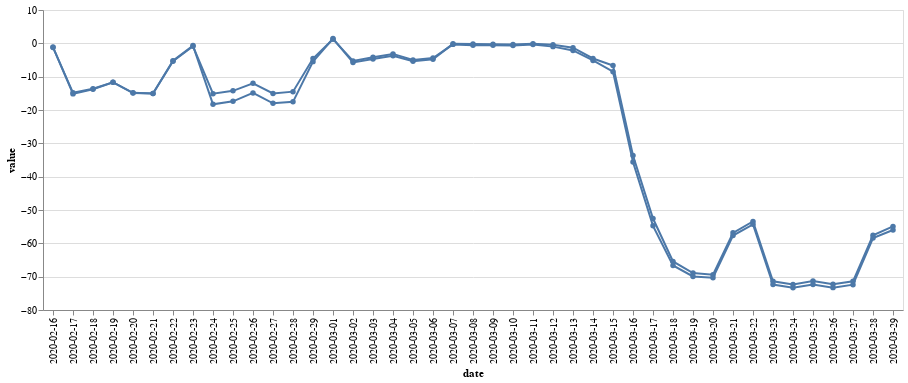

The cell this chart's notebook holds for it:
### Code cell
import altair as alt

# alt.themes.enable('dark')

country = "France"
category = "workplace"
subset = df.query('country == @country and category == @category')
chart_data = subset.groupby(['date'])['value'].mean().reset_index()
(alt.Chart(chart_data)
 .mark_line(point=True)
 .encode(x='date', y='value')
 +
 alt.Chart(subset.query('region == "total"'))
 .mark_line(point=True)
 .encode(x='date', y='value')
)

### Figure 1 — Vega-Lite specification as saved in the notebook (floating-point values rounded to 4 significant figures)
{"config": {"view": {"continuousWidth": 400, "continuousHeight": 300}}, "layer": [{"data": {"name": "data-a027d57159cf6013ffd3f6cbc0eade31"}, "mark": {"type": "line", "point": true}, "encoding": {"x": {"type": "nominal", "field": "date"}, "y": {"type": "quantitative", "field": "value"}}}, {"data": {"name": "data-0f9a6f258d63e873e669b8ae65450742"}, "mark": {"type": "line", "point": true}, "encoding": {"x": {"type": "nominal", "field": "date"}, "y": {"type": "quantitative", "field": "value"}}}], "$schema": "https://vega.github.io/schema/vega-lite/v4.8.1.json", "datasets": {"data-a027d57159cf6013ffd3f6cbc0eade31": [{"date": "2020-02-16", "value": -1.223}, {"date": "2020-02-17", "value": -14.85}, {"date": "2020-02-18", "value": -13.61}, {"date": "2020-02-19", "value": -11.67}, {"date": "2020-02-20", "value": -14.83}, {"date": "2020-02-21", "value": -15.03}, {"date": "2020-02-22", "value": -5.204}, {"date": "2020-02-23", "value": -0.6747}, {"date": "2020-02-24", "value": -18.3}, {"date": "2020-02-25", "value": -17.39}, {"date": "2020-02-26", "value": -14.87}, {"date": "2020-02-27", "value": -18.0}, {"date": "2020-02-28", "value": -17.55}, {"date": "2020-02-29", "value": -5.49}, {"date": "2020-03-01", "value": 1.432}, {"date": "2020-03-02", "value": -5.76}, {"date": "2020-03-03", "value": -4.686}, {"date": "2020-03-04", "value": -3.72}, {"date": "2020-03-05", "value": -5.399}, {"date": "2020-03-06", "value": -4.797}, {"date": "2020-03-07", "value": -0.1555}, {"date": "2020-03-08", "value": -0.1963}, {"date": "2020-03-09", "value": -0.2721}, {"date": "2020-03-10", "value": -0.3537}, {"date": "2020-03-11", "value": -0.1322}, {"date": "2020-03-12", "value": -0.4121}, {"date": "2020-03-13", "value": -1.315}, {"date": "2020-03-14", "value": -4.547}, {"date": "2020-03-15", "value": -6.656}, {"date": "2020-03-16", "value": -33.65}, {"date": "2020-03-17", "value": -52.56}, {"date": "2020-03-18", "value": -65.44}, {"date": "2020-03-19", "value": -68.92}, {"date": "2020-03-20", "value": -69.4}, {"date": "2020-03-21", "value": -56.85}, {"date": "2020-03-22", "value": -53.43}, {"date": "2020-03-23", "value": -71.38}, {"date": "2020-03-24", "value": -72.32}, {"date": "2020-03-25", "value": -71.3}, {"date": "2020-03-26", "value": -72.27}, {"date": "2020-03-27", "value": -71.4}, {"date": "2020-03-28", "value": -57.59}, {"date": "2020-03-29", "value": -54.92}], "data-0f9a6f258d63e873e669b8ae65450742": [{"country_geoid": "FR", "region": "total", "category": "workplace", "page": 1, "change": -56, "date": "2020-02-16", "value": -1.107, "country": "France"}, {"country_geoid": "FR", "region": "total", "category": "workplace", "page": 1, "change": -56, "date": "2020-02-17", "value": -15.16, "country": "France"}, {"country_geoid": "FR", "region": "total", "category": "workplace", "page": 1, "change": -56, "date": "2020-02-18", "value": -13.76, "country": "France"}, {"country_geoid": "FR", "region": "total", "category": "workplace", "page": 1, "change": -56, "date": "2020-02-19", "value": -11.7, "country": "France"}, {"country_geoid": "FR", "region": "total", "category": "workplace", "page": 1, "change": -56, "date": "2020-02-20", "value": -14.91, "country": "France"}, {"country_geoid": "FR", "region": "total", "category": "workplace", "page": 1, "change": -56, "date": "2020-02-21", "value": -15.06, "country": "France"}, {"country_geoid": "FR", "region": "total", "category": "workplace", "page": 1, "change": -56, "date": "2020-02-22", "value": -5.382, "country": "France"}, {"country_geoid": "FR", "region": "total", "category": "workplace", "page": 1, "change": -56, "date": "2020-02-23", "value": -0.8748, "country": "France"}, {"country_geoid": "FR", "region": "total", "category": "workplace", "page": 1, "change": -56, "date": "2020-02-24", "value": -15.11, "country": "France"}, {"country_geoid": "FR", "region": "total", "category": "workplace", "page": 1, "change": -56, "date": "2020-02-25", "value": -14.25, "country": "France"}, {"country_geoid": "FR", "region": "total", "category": "workplace", "page": 1, "change": -56, "date": "2020-02-26", "value": -12.01, "country": "France"}, {"country_geoid": "FR", "region": "total", "category": "workplace", "page": 1, "change": -56, "date": "2020-02-27", "value": -15.03, "country": "France"}, {"country_geoid": "FR", "region": "total", "category": "workplace", "page": 1, "change": -56, "date": "2020-02-28", "value": -14.5, "country": "France"}, {"country_geoid": "FR", "region": "total", "category": "workplace", "page": 1, "change": -56, "date": "2020-02-29", "value": -4.573, "country": "France"}, {"country_geoid": "FR", "region": "total", "category": "workplace", "page": 1, "change": -56, "date": "2020-03-01", "value": 1.245, "country": "France"}, {"country_geoid": "FR", "region": "total", "category": "workplace", "page": 1, "change": -56, "date": "2020-03-02", "value": -5.301, "country": "France"}, {"country_geoid": "FR", "region": "total", "category": "workplace", "page": 1, "change": -56, "date": "2020-03-03", "value": -4.162, "country": "France"}, {"country_geoid": "FR", "region": "total", "category": "workplace", "page": 1, "change": -56, "date": "2020-03-04", "value": -3.171, "country": "France"}, {"country_geoid": "FR", "region": "total", "category": "workplace", "page": 1, "change": -56, "date": "2020-03-05", "value": -4.991, "country": "France"}, {"country_geoid": "FR", "region": "total", "category": "workplace", "page": 1, "change": -56, "date": "2020-03-06", "value": -4.422, "country": "France"}, {"country_geoid": "FR", "region": "total", "category": "workplace", "page": 1, "change": -56, "date": "2020-03-07", "value": -0.3157, "country": "France"}, {"country_geoid": "FR", "region": "total", "category": "workplace", "page": 1, "change": -56, "date": "2020-03-08", "value": -0.5853, "country": "France"}, {"country_geoid": "FR", "region": "total", "category": "workplace", "page": 1, "change": -56, "date": "2020-03-09", "value": -0.5972, "country": "France"}, {"country_geoid": "FR", "region": "total", "category": "workplace", "page": 1, "change": -56, "date": "2020-03-10", "value": -0.6321, "country": "France"}, {"country_geoid": "FR", "region": "total", "category": "workplace", "page": 1, "change": -56, "date": "2020-03-11", "value": -0.3339, "country": "France"}, {"country_geoid": "FR", "region": "total", "category": "workplace", "page": 1, "change": -56, "date": "2020-03-12", "value": -0.989, "country": "France"}, {"country_geoid": "FR", "region": "total", "category": "workplace", "page": 1, "change": -56, "date": "2020-03-13", "value": -2.134, "country": "France"}, {"country_geoid": "FR", "region": "total", "category": "workplace", "page": 1, "change": -56, "date": "2020-03-14", "value": -5.138, "country": "France"}, {"country_geoid": "FR", "region": "total", "category": "workplace", "page": 1, "change": -56, "date": "2020-03-15", "value": -8.503, "country": "France"}, {"country_geoid": "FR", "region": "total", "category": "workplace", "page": 1, "change": -56, "date": "2020-03-16", "value": -35.63, "country": "France"}, {"country_geoid": "FR", "region": "total", "category": "workplace", "page": 1, "change": -56, "date": "2020-03-17", "value": -54.76, "country": "France"}, {"country_geoid": "FR", "region": "total", "category": "workplace", "page": 1, "change": -56, "date": "2020-03-18", "value": -66.65, "country": "France"}, {"country_geoid": "FR", "region": "total", "category": "workplace", "page": 1, "change": -56, "date": "2020-03-19", "value": -69.93, "country": "France"}, {"country_geoid": "FR", "region": "total", "category": "workplace", "page": 1, "change": -56, "date": "2020-03-20", "value": -70.32, "country": "France"}, {"country_geoid": "FR", "region": "total", "category": "workplace", "page": 1, "change": -56, "date": "2020-03-21", "value": -57.67, "country": "France"}, {"country_geoid": "FR", "region": "total", "category": "workplace", "page": 1, "change": -56, "date": "2020-03-22", "value": -54.3, "country": "France"}, {"country_geoid": "FR", "region": "total", "category": "workplace", "page": 1, "change": -56, "date": "2020-03-23", "value": -72.36, "country": "France"}, {"country_geoid": "FR", "region": "total", "category": "workplace", "page": 1, "change": -56, "date": "2020-03-24", "value": -73.3, "country": "France"}, {"country_geoid": "FR", "region": "total", "category": "workplace", "page": 1, "change": -56, "date": "2020-03-25", "value": -72.34, "country": "France"}, {"country_geoid": "FR", "region": "total", "category": "workplace", "page": 1, "change": -56, "date": "2020-03-26", "value": -73.29, "country": "France"}, {"country_geoid": "FR", "region": "total", "category": "workplace", "page": 1, "change": -56, "date": "2020-03-27", "value": -72.41, "country": "France"}, {"country_geoid": "FR", "region": "total", "category": "workplace", "page": 1, "change": -56, "date": "2020-03-28", "value": -58.41, "country": "France"}, {"country_geoid": "FR", "region": "total", "category": "workplace", "page": 1, "change": -56, "date": "2020-03-29", "value": -56.0, "country": "France"}]}}
